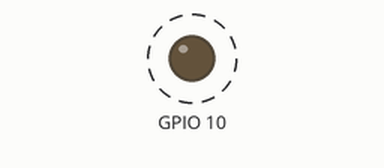
The program below on a simulated ESP32-S3. Shown: output pins drawn as LEDs (lit = HIGH). Dashed ring = blinking. What the program prints to the serial monitor is not drawn.

Above: at 0.5 s.
Timing chart, 0 to 4.6 s (numbered marks = the images above):
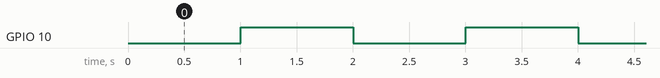

The program:

main.cpp
```cpp
#include <Arduino.h>
#include <LedBlinker.h>

constexpr uint8_t RED_LED = 10;
constexpr uint16_t BLINK_DELAY = 1000;
constexpr uint32_t LOG_BY_COUNT = 100000;

Led led;
Stopwatch sw;

void setup(){
  Serial0.begin(115200);
  led.init(RED_LED, BLINK_DELAY);
}

void loop(){
  if (sw.getCount() % LOG_BY_COUNT == 0){
    Serial0.printf("Avg loop execution:%f\tCount:%d\n", sw.getAverage(), sw.getCount());
  }
  sw.count();
  LedState state = led.changeState();
  led.set(state);
}
```

LedBlinker.cpp
```cpp
#include "LedBlinker.h"

void Led::init(uint8_t ledPin, uint16_t delay){
    _ledState = LedState::On;
    _ledPin = ledPin;

    pinMode(ledPin, OUTPUT);
    digitalWrite(_ledPin, LOW);
    _nextMillis = millis() + delay;
    _delay = delay;
}

void Led::set(LedState state){
    if (_ledState != state){
        _ledState = state;
        if (_ledState == LedState::On)
            digitalWrite(_ledPin, LOW);
        else
            digitalWrite(_ledPin, HIGH);
    }
}

LedState Led::changeState(){
    if (millis() > _nextMillis){
        _nextMillis = millis() + _delay;
        if(_ledState == LedState::On)
            return LedState::Off;
        return LedState::On;
    }
    return _ledState;
}

Stopwatch::Stopwatch(){
    _prev = 0;
    _total = 0;
    _count = 0;
}

void Stopwatch::count(){
    if (_count == 0){
        _count++;
        _prev = micros();
        return;
    }
    _total += micros() - _prev;
    _count++;
    _prev = micros();
}

float Stopwatch::getAverage(){
    if (_count == 0)
        return 0;
    return (float)_total / _count;
}

uint32_t Stopwatch::getCount(){
    return _count;
}
```

LedBlinker.h
```cpp
#include <Arduino.h>

enum class LedState:uint8_t{
    On,
    Off
};

class BlinkConfiguration{
    public:
        static const uint8_t SHORT_BTN_PUSH_PERIOD = 100;
        static const uint8_t SHORT_BTN_PUSH_BLINK_COUNT = 3;
};

class Led{
    public:
        void init(uint8_t ledPin, uint16_t delay);
        void set(LedState state);
        LedState changeState();

    private:
        LedState _ledState;
        uint8_t _ledPin;
        uint64_t _nextMillis;
        uint16_t _delay;
};

class Stopwatch{
    public:
        Stopwatch();
        void count();
        float getAverage();
        uint32_t getCount();
    private:
        uint64_t _prev;
        uint64_t _total;
        uint32_t _count;
};
```

Measured:
- by itself, GPIO 10: alternates HIGH for 1.0 s and LOW for 1.0 s
